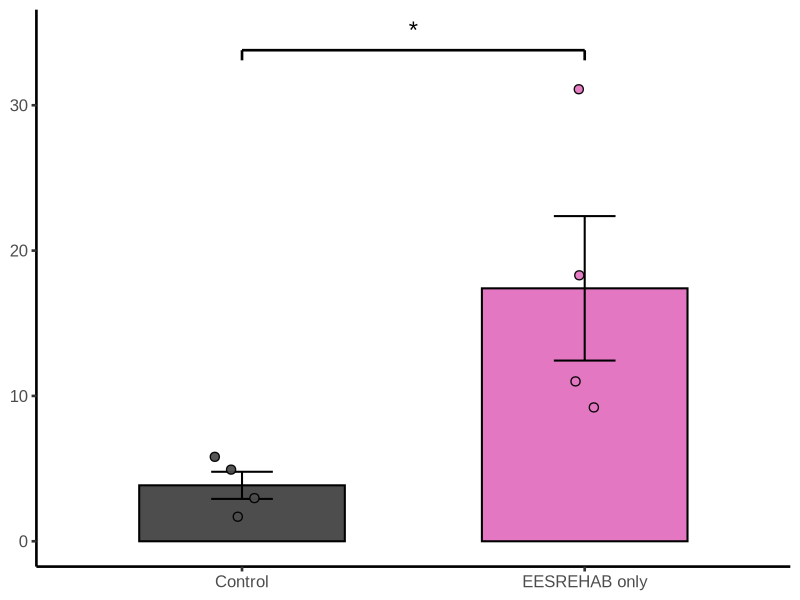

This figure's R source:
library(tidyverse)

# data: % (cFos merge rate among all Vsx2)
df <- tibble(
  group = rep(c("Control", "EESREHAB only"), each = 4),
  ratio = c(
    2.97, 5.81, 4.93, 1.69,
    31.1, 11.0, 9.21, 18.3
  )
) %>%
  mutate(group = factor(group, levels = c("Control", "EESREHAB only")))

# Mann–Whitney U test (Wilcoxon rank-sum, two-sided)
wt <- wilcox.test(ratio ~ group, data = df, exact = FALSE)  # exact=FALSE: tiesなどでも安定
pval <- wt$p.value
print(wt)

# summary: mean ± SEM (デザインは元と同じにするためここはそのまま)
sum_df <- df %>%
  group_by(group) %>%
  summarise(
    mean = mean(ratio),
    sd   = sd(ratio),
    n    = n(),
    sem  = sd / sqrt(n),
    .groups = "drop"
  )

# colors
cols <- c("Control" = "#4D4D4D", "EESREHAB only" = "#E377C2")

# y headroom
ymax <- max(df$ratio) * 1.12

# plot
p <- ggplot(sum_df, aes(x = group, y = mean, fill = group)) +
  geom_col(width = 0.60, color = "black", linewidth = 0.7) +
  geom_errorbar(
    aes(ymin = mean - sem, ymax = mean + sem),
    width = 0.18, linewidth = 0.7
  ) +
  geom_point(
    data = df,
    aes(x = group, y = ratio, fill = group),
    inherit.aes = FALSE,
    position = position_jitter(width = 0.10, height = 0),
    shape = 21, color = "black", stroke = 0.7,
    size = 2.6, alpha = 0.95
  ) +
  scale_fill_manual(values = cols) +
  coord_cartesian(ylim = c(0, ymax)) +
  theme_classic(base_size = 14, base_family = "Arial") +
  theme(
    legend.position = "none",
    axis.title.x = element_blank(),
    axis.title.y = element_blank(),
    axis.text.x  = element_text(size = 12),
    axis.text.y  = element_text(size = 12),
    axis.line    = element_line(linewidth = 0.9),
    axis.ticks   = element_line(linewidth = 0.9)
  ) +
  # significance bracket + "*"
  annotate("segment", x = 1, xend = 2, y = ymax*0.97, yend = ymax*0.97, linewidth = 0.9) +
  annotate("segment", x = 1, xend = 1, y = ymax*0.95, yend = ymax*0.97, linewidth = 0.9) +
  annotate("segment", x = 2, xend = 2, y = ymax*0.95, yend = ymax*0.97, linewidth = 0.9) +
  annotate("text", x = 1.5, y = ymax*1.01,
           label = ifelse(pval < 0.05, "*", "n.s."),
           family = "Arial", size = 6)

p
